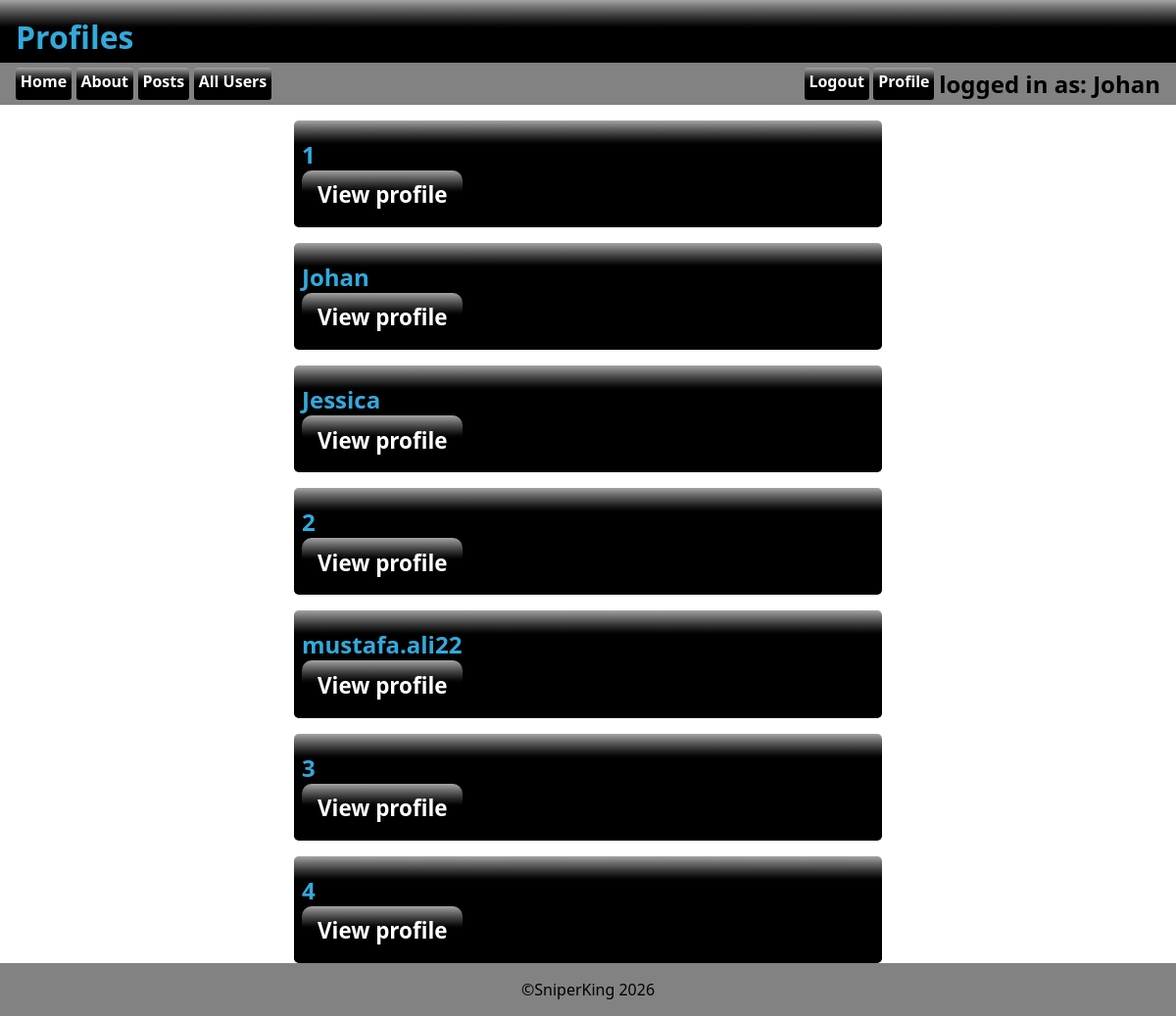
Screenshot of /profiles.php (signed in) with the database file from the repository.
### tables this page shows
CREATE TABLE `tbl_user` (
  `id` int(11) NOT NULL,
  `created` timestamp NOT NULL DEFAULT current_timestamp(),
  `lastlogin` timestamp NOT NULL DEFAULT current_timestamp(),
  `mail` varchar(255) NOT NULL,
  `password` varchar(255) NOT NULL,
  `realname` varchar(255) NOT NULL,
  `userlevel` int(11) NOT NULL DEFAULT 10,
  `username` varchar(255) NOT NULL,
  `profileimageid` int(11) DEFAULT NULL
);

### asset.php (called while the page is built, shortened)
<?php
$db_host="localhost";
$db_user="root";
$db_pass="";
$db_name="chatforum";
$conn=mysqli_connect($db_host, $db_user, $db_pass, $db_name);
function isLevel($level){
    if(isset($_SESSION['level'])){
        if(intval($_SESSION['level'])>=$level){
            return true;
        }else{
            return false;
        }
    }else{
        return false;
    }
}
function getUsername(){
    global $conn;
    $userid=$_SESSION['id'];
    $sql="SELECT username FROM tbl_user WHERE id=$userid";
    $result=mysqli_query($conn, $sql);
    $row=mysqli_fetch_assoc($result);
    if(mysqli_num_rows($result)>0){
        return $row['username'];
    }else{
        return "Guest";
    }
}
function getUsername2($uid){
    global $conn;
    $sql="SELECT username FROM tbl_user WHERE id=$uid";
    $result=mysqli_query($conn, $sql);
    $row=mysqli_fetch_assoc($result);
    if(mysqli_num_rows($result)>0){
        return $row['username'];
    }else{
        return "Guest";
    }
}
?>

### profiles.php (the view, shortened to what this page needs)
<?php require_once("asset.php"); ?>
<html lang="en">
<head>
    <link rel="stylesheet" href="style.css">
</head>
<body>
    <header>
        <h1>Profiles</h1>
    </header>
    <?php require_once("_nav.php"); ?>
    <main>
        <?php
        $sql="SELECT id, username, realname FROM tbl_user ORDER BY created ASC";
        $result = mysqli_query($conn, $sql);
        while($row = mysqli_fetch_assoc($result)){?>
            <details>
                <summary>
                    <h2 class="headtopic"><?=getusername2($row['id'])?></h2>
                    <a href="profile.php?profid=<?=$row['id'];?>" class="addpost">View profile</a>
                </summary>
            </details>
        <?php }
        ?>
    </main>
<?php require_once("_footer.php"); ?>
</body>
</html>

### _nav.php (shortened to what this page needs)
<nav>
    <?php require_once("asset.php"); ?>
    <a href="index.php">Home</a>
    <a href="about.php">About</a>
    <a href="posts.php">Posts</a>
    <?php if(isLevel(10)):?>
        <a href="profiles.php">All Users</a>
    <?php endif; ?>
    <div class="fill"></div>
    <?php if(!isLevel(10)){?>
    <a href="register.php?thelink=<?=urlencode($_SERVER['REQUEST_URI'])?>">Register</a>
    <button class="loginbttn" popovertarget="login">Login</button>
    <?php }else{ ?>
    <a href="_login.php?logout=1&thelink=<?=urlencode($_SERVER['REQUEST_URI'])?>">Logout</a>
    <a href="profile.php">Profile</a>
    <div class="userinfo">
        <h2>logged in as: <?=getUsername()?></h2>
    <?php } ?>
</nav>

### style.css (style rules this page uses)
:root { --clr_back_header:oklch(0% 0 0); --clr_header:oklch(69.244% 0.12452 231.268); --clr_back_nav:oklch(60.662% 0.00007 271.152); --clr_back_footer:var(--clr_back_nav); }
*, *:before, *:after { margin: 0; padding: 0; box-sizing: border-box; }
body { height:100dvh; display:flex; flex-direction: column; font-family: system-ui, sans-serif; }
header { background: linear-gradient(to bottom, oklch(71.871% 0.00008 271.152),var(--clr_back_header) ,var(--clr_back_header)); color:var(--clr_header); height:4rem; padding: 1rem; }
main { flex-grow: 5; display:flex; flex-direction: column; gap:1rem; padding-top: 1rem; }
summary { display:flex; width:100%; background: linear-gradient(to bottom, oklch(71.871% 0.00008 271.152),var(--clr_back_header),var(--clr_back_header),var(--clr_back_header) ,var(--clr_back_header)); border-radius: .3rem; color: var(--clr_header); padding: .5rem; flex-direction: column; }
@media (min-width: 768px) { details { width: 50%; margin-left: auto; margin-right: auto; } }
:root { --formborder: rgb(0, 0, 0, .5); --formback: rgb(0, 0, 0, .1); --formlabelcolor: rgb(0, 0, 0, .6) }
.headtopic { padding-top:10px; width:100%; word-wrap: break-word; overflow-wrap: break-word; word-break: break-word; white-space: normal; }

### rows the page displays
tbl_user: username "Johan", getusername2($row['id']) "Johan"
tbl_user: id "1"
tbl_user: getusername2($row['id']) "Jessica"
tbl_user: getusername2($row['id']) "2"
tbl_user: getusername2($row['id']) "mustafa.ali22"
tbl_user: getusername2($row['id']) "3"
tbl_user: getusername2($row['id']) "4"
